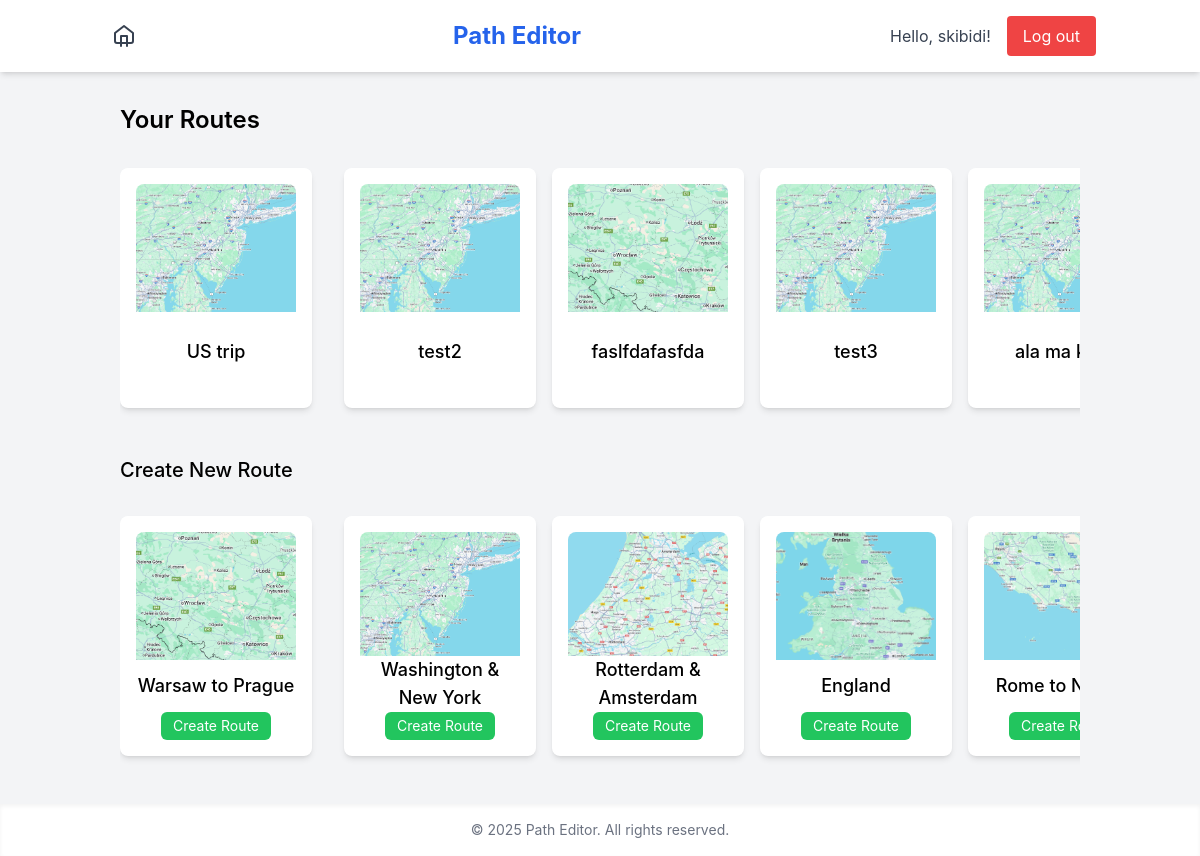
The app's page /gallery/ (signed in) with its own data.
### gallery/models.py (models this page shows, shortened)
class Route(models.Model):
    user = models.ForeignKey(User, on_delete=models.CASCADE)
    background = models.ForeignKey(BackgroundImage, on_delete=models.CASCADE)
    name = models.CharField(max_length=100)

class BackgroundImage(models.Model):
    image = models.ImageField(upload_to='backgrounds/')
    name = models.CharField(max_length=100)
    width = models.PositiveIntegerField(editable=False, null=True)
    height = models.PositiveIntegerField(editable=False, null=True)
    """ Returns the number of routes associated with this background image """

### gallery/views.py (the view)
# urls.py: path('', views.route_list, name='route_list'),
@login_required
def route_list(request):
    routes = Route.objects.filter(user=request.user).select_related('background')
    backgrounds = BackgroundImage.objects.all()
    if request.method == 'POST':
        bg_id = request.POST.get('background_id')
        if bg_id:
            background = BackgroundImage.objects.get(id=bg_id)
            Route.objects.create(user=request.user, background=background, name=background.name)
            return redirect('gallery:route_list')
    return render(request, 'gallery/route_list.html', {'routes': routes, 'backgrounds': backgrounds})

### gallery/templates/gallery/route_list.html (shortened to what this page needs)
{% extends "base.html" %}
{% block content %}
  <div class="container mx-auto px-4">
    <h2 class="text-2xl font-semibold mb-4">Your Routes</h2>
    <div class="relative">
      <div class="carousel-container flex space-x-4 overflow-x-auto py-4">
        {% for route in routes %}
          <div class="carousel-item flex-none w-48 text-center">
            <a href="{% url 'gallery:view_route' route.id %}"
               class="flex bg-white p-4 rounded-lg shadow-md hover:shadow-lg transition-shadow h-60 flex-col justify-between items-center">
              <div class="w-full h-32 bg-cover bg-center rounded-t-lg"
                   style="background-image: url('{{ route.background.image.url }}')"></div>
              <div class="flex-1 flex items-center justify-center w-full">
                <span class="text-lg font-medium break-words text-center">{{ route.name }}</span>
              </div>
            </a>
          </div>
        {% empty %}
          <p class="text-center">No routes available.</p>
        {% endfor %}
      </div>
    </div>
    <h3 class="text-xl font-medium mt-8 mb-4">Create New Route</h3>
    <div class="relative">
      <div class="carousel-container flex space-x-4 overflow-x-auto py-4">
        {% for bg in backgrounds %}
          <div class="carousel-item flex-none w-48 text-center">
            <form method="post"
                  class="bg-white p-4 rounded-lg shadow-md hover:shadow-lg transition-shadow flex flex-col items-center justify-between h-60">
              <div class="w-full h-32 bg-cover bg-center rounded-t-lg"
                   style="background-image: url('{{ bg.image.url }}')"></div>
              <div class="flex-1 flex items-center justify-center w-full">
                <span class="text-lg font-medium break-words text-center">{{ bg.name|truncatechars:25 }}</span>
              </div>
              <button type="submit"
                      class="bg-green-500 text-white py-1 px-3 rounded-md hover:bg-green-600 transition-all text-sm">
                Create Route
              </button>
            </form>
          </div>
        {% endfor %}
      </div>
    </div>
  </div>
{% endblock content %}

### main/templates/base.html (shortened to what this page needs)
<!DOCTYPE html>
<html lang="en">
  <head>
    {% load static %}
    <script src="https://cdn.tailwindcss.com"></script>
    <link rel="stylesheet" href="{% static 'css/styles.css' %}" />
  </head>
  <body class="bg-gray-100 min-h-screen flex flex-col">
    <header class="bg-white shadow-md py-4">
      <div class="container mx-auto flex justify-between items-center px-4">
        <div class="flex items-center space-x-4">
          <a href="{% url 'main:home' %}"
             class="text-gray-700 hover:text-gray-900 p-2 rounded-md">
            <svg xmlns="http://www.w3.org/2000/svg"
                 class="h-6 w-6"
                 fill="none"
                 viewBox="0 0 24 24"
                 stroke="currentColor"
                 stroke-width="2">
              <path stroke-linecap="round" stroke-linejoin="round" d="M3 9l9-7 9 7v8a2 2 0 0 1-2 2H5a2 2 0 0 1-2-2V9z" />
              <path stroke-linecap="round" stroke-linejoin="round" d="M9 22V12h6v10" />
            </svg>
          </a>
        </div>
        <h1 class="text-2xl font-bold text-blue-600">Path Editor</h1>
        <div class="user-settings flex items-center space-x-4">
          {% if user.is_authenticated %}
            <p class="text-gray-700">Hello, {{ user.username }}!</p>
            <form method="post" action="{% url 'users:logout' %}">
              <button type="submit"
                      class="bg-red-500 hover:bg-red-600 text-white px-4 py-2 rounded">Log out</button>
            </form>
          {% else %}
            <a href="{% url 'users:login' %}"
               class="bg-blue-500 hover:bg-blue-600 text-white px-4 py-2 rounded">Log in</a>
            <a href="{% url 'users:register' %}"
               class="bg-green-500 hover:bg-green-600 text-white px-4 py-2 rounded">Register</a>
          {% endif %}
        </div>
      </div>
    </header>
    <main class="flex-grow container mx-auto py-8 px-4">
      {% block content %}
      {% endblock content %}
    </main>
    <footer class="bg-white shadow-inner py-4">
      <div class="container mx-auto text-center text-gray-500 text-sm">© 2025 Path Editor. All rights reserved.</div>
    </footer>
  </body>
</html>

### static/css/styles.css (style rules this page uses)
body { font-family: 'Inter', 'Roboto', sans-serif; }
a { text-decoration: none; transition: all 0.3s ease; }
input, button { outline: none; }
form { display: inline; }

### records on screen
Route: background.image (picture), name "US trip"
Route: background.image (picture), name "test2"
Route: background.image (picture), name "faslfdafasfda"
Route: background.image (picture), name "test3"
Route: background.image (picture), name "ala ma…"
BackgroundImage: image (picture), name "Warsaw to Prague"
BackgroundImage: image (picture), name "Washington & New York"
BackgroundImage: image (picture), name "Rotterdam & Amsterdam"
BackgroundImage: image (picture), name "England"
BackgroundImage: image (picture), name "Rome to…"

### other values on screen
{{ user.username }} "skibidi"
